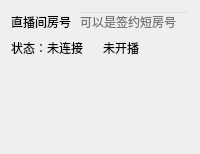
      <widget class="QWidget" name="tab">
       <attribute name="title">
        <string>房间</string>
       </attribute>
       <layout class="QVBoxLayout" name="verticalLayout_2">
        <item>
         <layout class="QHBoxLayout" name="horizontalLayout">
          <item>
           <widget class="QLabel" name="label">
            <property name="text">
             <string>直播间房号</string>
            </property>
           </widget>
          </item>
          <item>
           <widget class="QLineEdit" name="roomIdEdit">
            <property name="styleSheet">
             <string notr="true">QLineEdit
{
	background: transparent;
}</string>
            </property>
            <property name="text">
             <string/>
            </property>
            <property name="placeholderText">
             <string>可以是签约短房号</string>
            </property>
           </widget>
          </item>
         </layout>
        </item>
        <item>
         <layout class="QHBoxLayout" name="horizontalLayout_12" stretch="1,1">
          <property name="topMargin">
           <number>0</number>
          </property>
          <item>
           <widget class="QLabel" name="connectStateLabel">
            <property name="text">
             <string>状态：未连接</string>
            </property>
           </widget>
          </item>
          <item>
           <widget class="QLabel" name="popularityLabel">
            <property name="text">
             <string>未开播</string>
            </property>
           </widget>
          </item>
         </layout>
        </item>
        <item>
         <layout class="QHBoxLayout" name="horizontalLayout_27">
          <property name="topMargin">
           <number>0</number>
          </property>
          <item>
           <widget class="QLabel" name="roomNameLabel">
            <property name="text">
             <string/>
            </property>
           </widget>
          </item>
          <item>
           <spacer name="horizontalSpacer_9">
            <property name="orientation">
             <enum>Qt::Horizontal</enum>
            </property>
            <property name="sizeHint" stdset="0">
             <size>
              <width>40</width>
              <height>20</height>
             </size>
            </property>
           </spacer>
          </item>
          <item>
           <widget class="QLabel" name="roomRankLabel">
            <property name="text">
             <string/>
            </property>
           </widget>
          </item>
         </layout>
        </item>
        <item>
         <widget class="QLabel" name="roomCoverLabel">
          <property name="text">
           <string/>
          </property>
          <property name="scaledContents">
           <bool>false</bool>
          </property>
         </widget>
        </item>
        <item>
         <spacer name="verticalSpacer">
          <property name="orientation">
           <enum>Qt::Vertical</enum>
          </property>
          <property name="sizeHint" stdset="0">
           <size>
            <width>20</width>
            <height>40</height>
           </size>
          </property>
         </spacer>
        </item>
       </layout>
      </widget>
